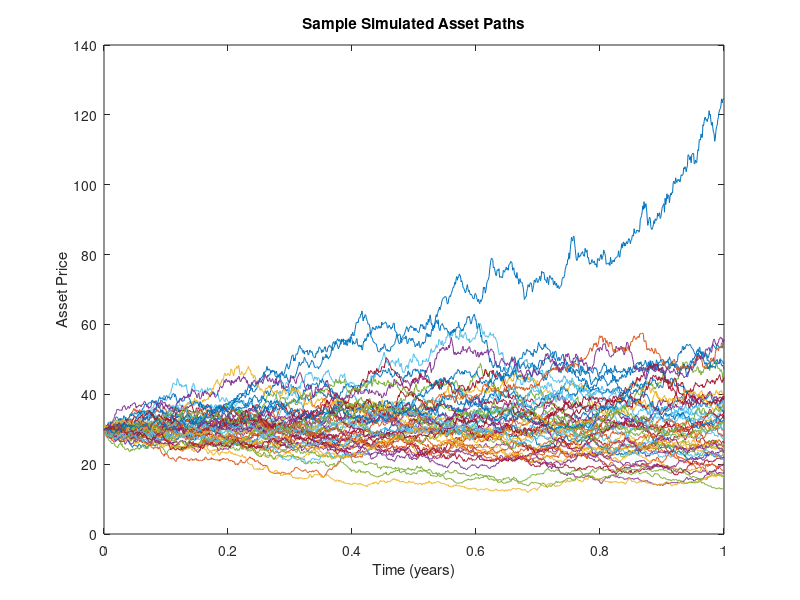

This chart was generated by the following MATLAB code: (Note: this script raises an error after producing the figure.)
%% Monte Carlo Pricing of a Floating-Strike Lookback Call Option
% This script simulates asset paths under the Black–Scholes model,
% computes the running minimum for each path, and then prices the option.
% The payoff at maturity is: S(T) - min_{0<=t<=T} S(t)
% The option price is the discounted average payoff.

clear; clc; close all;

%% Parameters
S0       = 30;     % initial asset price
r        = 0.1;    % risk-free interest rate
sigma    = 0.4;     % volatility
T        = 1;       % time to maturity (years)
numPaths = 100000;  % number of simulated paths
numSteps = 1000;     % number of time steps (e.g., trading days in a year)
dt       = T/numSteps;

%% Simulate Asset Paths
% Pre-allocate the matrix for asset prices:
S = zeros(numSteps+1, numPaths);
S(1,:) = S0;

% Generate random increments (each column is one path)
dW = sqrt(dt) * randn(numSteps, numPaths);

% Simulate the asset paths using the exact solution for geometric Brownian motion:
% S(t+dt) = S(t) * exp((r - 0.5*sigma^2)*dt + sigma*sqrt(dt)*Z)
for i = 2:numSteps+1
    S(i,:) = S(i-1,:) .* exp((r - 0.5*sigma^2)*dt + sigma*dW(i-1,:));
end

%% Compute Payoffs
% For each path, determine the minimum asset price reached:
minS = min(S, [], 1);
% The final asset price for each path:
S_T = S(end, :);
% Floating-strike lookback call payoff:
payoff = S_T - minS;  % always nonnegative

%% Discount and Estimate Price
discountFactor = exp(-r*T);
priceMC = discountFactor * mean(payoff);
stdError  = discountFactor * std(payoff) / sqrt(numPaths);

fprintf('Monte Carlo Price: %.4f\n', priceMC);
fprintf('Standard Error: %.4f\n', stdError);

%% (Optional) Plot a few sample paths and histogram of payoffs
figure;
plot(0:dt:T, S(:,1:50));
xlabel('Time (years)');
ylabel('Asset Price');
title('Sample Simulated Asset Paths');

figure;
histogram(payoff,50);
xlabel('Payoff');
ylabel('Frequency');
title('Histogram of Payoffs');
